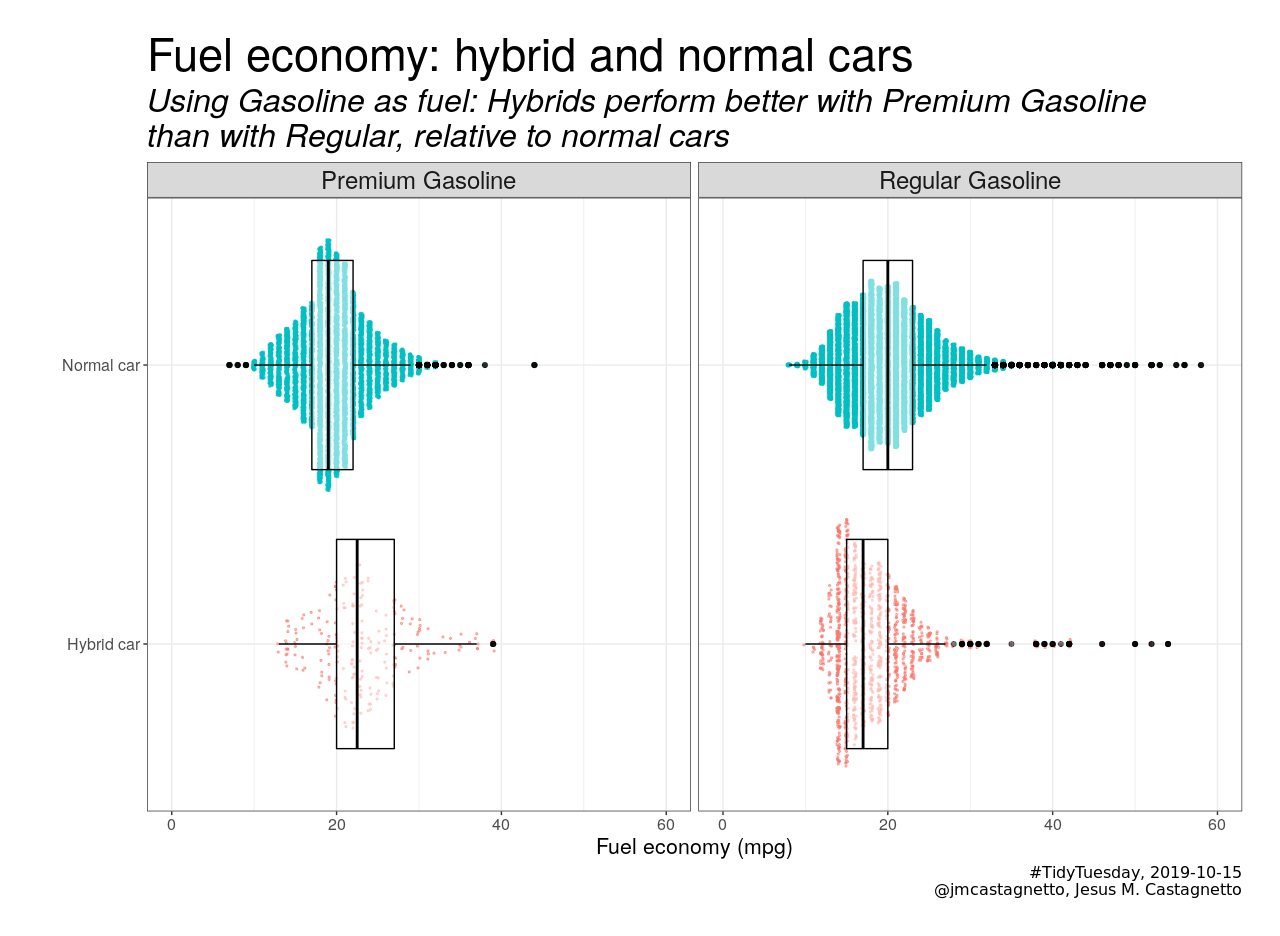

Generate this figure with R:
library(tidyverse)

load(
  here::here("2019-10-15_big-epa-cars/big-epa.Rdata")
)

table(big_epa_cars$fuelType1, big_epa_cars$fuelType2, useNA = "ifany")

gasoline_df <- big_epa_cars %>%
  filter(str_detect(fuelType1, "Gasoline") &
           !str_detect(fuelType1, "Midgrade")) %>%
  mutate(
    is_hybrid = ifelse(hybrid, "Hybrid car", "Normal car")
  )

library(ggpirate)

ggplot(gasoline_df,
       aes(x = is_hybrid, y = comb08, color = is_hybrid)) +
  geom_sina(size = 0.5, alpha = 0.5, show.legend = FALSE) +
  geom_boxplot(color = "black", alpha = 0.5, show.legend = FALSE) +
  ylim(0,60) +
  theme_bw() +
  labs(
    y = "Fuel economy (mpg)",
    x = "",
    title = "Fuel economy: hybrid and normal cars",
    subtitle = "Using Gasoline as fuel: Hybrids perform better with Premium Gasoline\nthan with Regular, relative to normal cars",
    caption = "#TidyTuesday, 2019-10-15\n@jmcastagnetto, Jesus M. Castagnetto"
  ) +
  coord_flip() +
  theme(
    plot.margin = unit(rep(1, 4), "cm"),
    plot.title = element_text(size = 34),
    plot.subtitle = element_text(size = 24, face = "italic"),
    plot.caption = element_text(family = "fixed", size = 12),
    strip.text = element_text(size = 18),
    axis.text = element_text(size = 12),
    axis.title = element_text(size = 16)
  ) +
  facet_wrap(~fuelType1)
